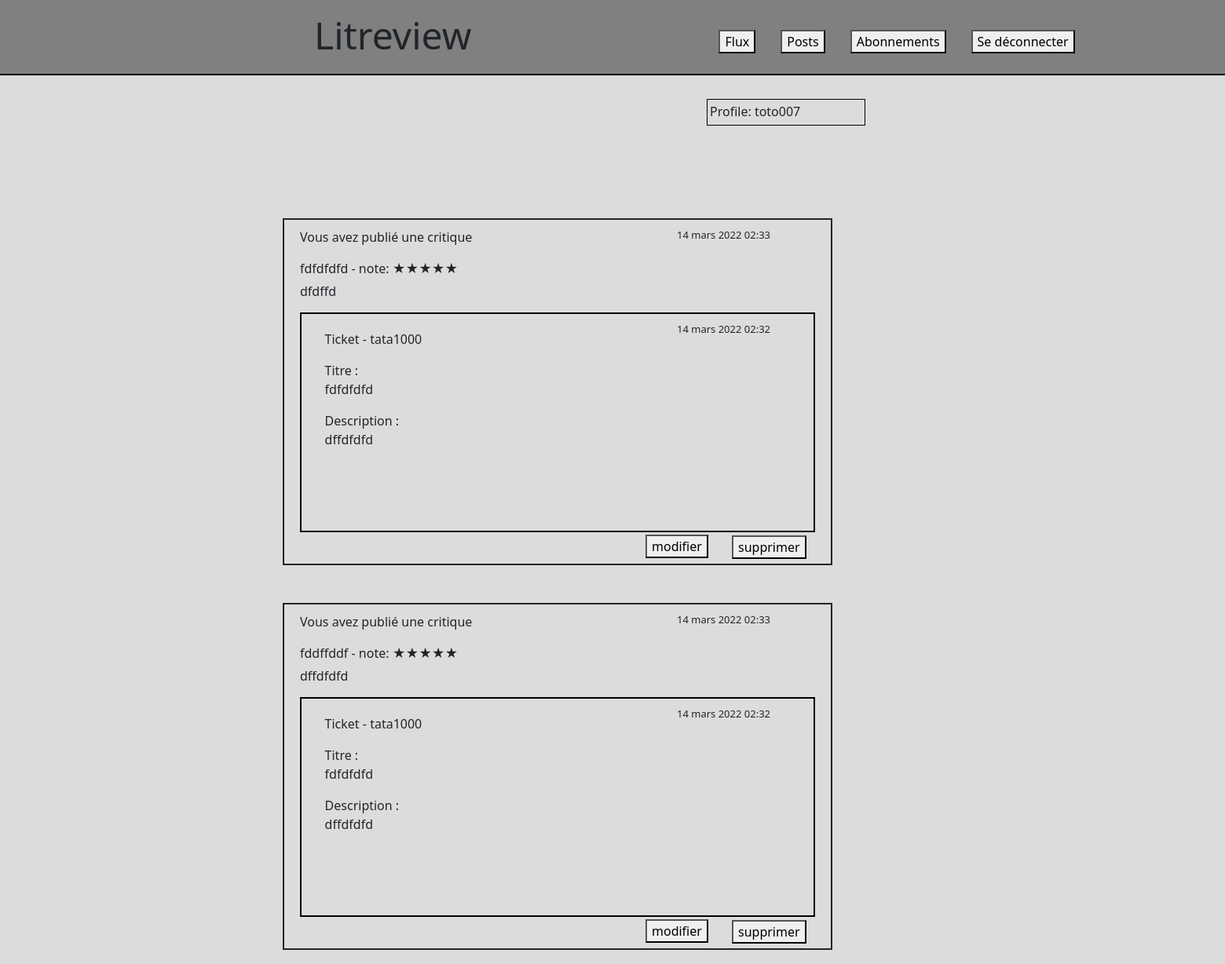
/flux/posts/ (signed in), run on an earlier commit of the app's database.
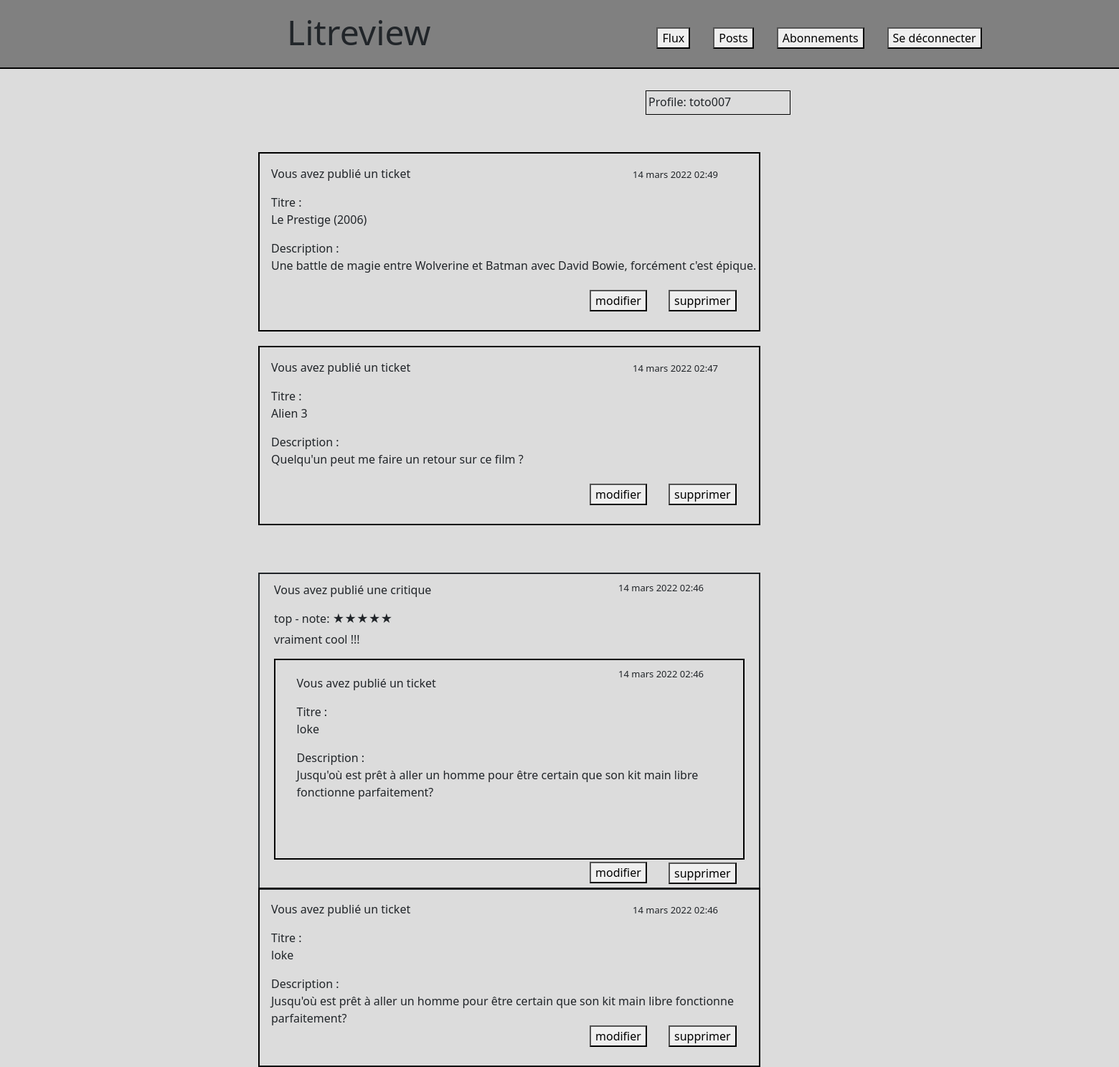
And on a later commit of the database.
### authentication/models.py (models this page shows)
class User(AbstractUser):
    pass

### litreview/models.py (models this page shows, shortened)
class Review(models.Model):
    ticket = models.ForeignKey(Ticket, on_delete=models.CASCADE)
    rating = models.PositiveSmallIntegerField(validators=[MinValueValidator(0), MaxValueValidator(5)])
    user = models.ForeignKey(settings.AUTH_USER_MODEL, on_delete=models.CASCADE)
    headline = models.CharField(max_length=128)
    body = models.TextField(max_length=8192, blank=True)
    time_created = models.DateTimeField(auto_now_add=True)
    answer_review = models.BooleanField(default=False)

class Ticket(models.Model):
    title = models.CharField(max_length=128)
    description = models.TextField(max_length=128)
    user = models.ForeignKey(settings.AUTH_USER_MODEL, on_delete=models.CASCADE)
    time_created = models.DateTimeField(auto_now_add=True)
    answer_review = models.BooleanField(default=False)

### litreview/views.py (the view, shortened to what this page needs)
# urls.py: path('posts/', PostUserListView.as_view(), name='litreview-posts'),
class PostUserListView(LoginRequiredMixin, ListView):
    template_name = 'litreview/postuser.html'
    success_url = reverse_lazy('litreview-posts')
    def get_queryset(self):
        user_review = Review.objects.filter(user=self.request.user)
        user_ticket = Ticket.objects.filter(user=self.request.user)
        posts = sorted(chain(user_review, user_ticket), key=lambda post: post.time_created, reverse=True)
        qs = [{ContentType.objects.get_for_model(type(x)).name: x} for x in posts]
        return qs

### litreview/templates/litreview/postuser.html (shortened to what this page needs)
{% extends "litreview/base.html" %}
{% block content %}
    {% for obj in object_list %}
        {% if obj.ticket %}
            <div class="ticket-flux">
                {% include 'litreview/ticket.html' %}
                <div class="btn-modified-delete-ticket">
                    <div><a href="{% url 'litreview-modifiedticket' obj.ticket.id %}">
                        <button class="modified-btn-ticket" type="button">modifier</button></a>
                    </div>
                    <div>
                        <form method="POST">
                            <button class="delete-btn-ticket" type="submit" name="delete-ticket"
                                    value="{{ obj.ticket.id }}">supprimer</button>
                        </form>
                    </div>
                </div>
            </div>
        {% elif obj.review %}
            <div class="review-main-posts">
                {% include 'litreview/review.html' %}
                    <div class="btn-modificationpost">
                        <div class ="btn-modified-post">
                            <a href="{% url 'litreview-modifiedanswercritique' obj.review.id %}">
                            <button  type="button">modifier</button></a>
                        </div>
                        <div class ="btn-delete-post">
                            <form method="POST">
                                <button  type="submit" name="delete-review"
                                         value="{{ obj.review.id }}">supprimer</button>
                            </form>
                        </div>
                    </div>
            </div>
        {% endif %}
    {% endfor %}
{% endblock %}

### litreview/templates/litreview/base.html (shortened to what this page needs)
{% load static %}
<!DOCTYPE html>
<html lang="en">
<head>
    <link rel="stylesheet" type="text/css" href="{% static 'authentication/style.css' %}">
    <link href="https://cdn.jsdelivr.net/npm/bootstrap@5.1.3/dist/css/bootstrap.min.css" rel="stylesheet">
</head>
<body>
    {% if user.is_authenticated %}
        {% block nav %}
            {% include 'litreview/listnav.html' %}
        {% endblock %}
    {% else %}
        <header>
            <h1 id="name-site">Litreview</h1>
        </header>
    {% endif %}
    <div class = "content">
        {% block content %}
        <div class="profile">
            <p>Profile: {{user.username}}</p>
        </div>
        {% endblock %}
    </div>
</body>
</html>

### litreview/templates/litreview/listnav.html
{% extends "litreview/base.html" %}
{% block nav %}
<header>
    <h1 id="name-site">Litreview</h1>
    <div id="nav-head">
        <ol class="nav-list-main">
          <li class = "nav-list-head">
              <div ><a href="{% url 'litreview-flux' %}">
              <button class= "button-connexion" type="button">Flux</button></a>
              </div>
          </li>
          <li class = "nav-list-head">
              <div ><a href="{% url 'litreview-posts' %}">
              <button class= "button-connexion" type="button">Posts</button></a>
              </div>
          </li>
          <li class = "nav-list-head">
              <div ><a href="{% url 'litreview-Abonnement' %}">
              <button class= "button-connexion" type="button">Abonnements</button></a>
              </div>
          </li>
          <li class = "nav-list-head">
              <div ><a href="{% url 'logout-user' %}">
              <button class= "button-connexion" type="button">Se déconnecter</button></a>
              </div>
          </li>
        </ol>
    </div>
</header>
{% endblock %}

### litreview/templates/litreview/ticket.html
{% block content %}
    <div class="ticket-user">
        {% if user.username == obj.ticket.user.username %}
            <p>Vous avez publié un ticket</p>
        {% else %}
            <p> {{obj.ticket.user.username}} a publié une critique</p>
        {% endif %}
        <div class="ticket-title-post">Titre : <p>{{ obj.ticket.title }}</p></div>
        <div class="ticket-description-post">Description :<p>{{ obj.ticket.description}}</p></div>
        <div class="ticket-post-time"><p>{{ obj.ticket.time_created }}</p></div>
    </div>
{% endblock %}

### litreview/templates/litreview/review.html
{% block content %}
  <div class="reviewflux">
      {% if user.username == obj.review.user.username %}
          <div class="review-user-flux"><p> Vous avez publié une critique</p></div>
      {% else %}
          <div class="review-user-flux"><p> {{obj.review.user.username}} a publié une critique</p></div>
      {% endif %}
      <div class="head-review-posts">
          <span>{{ obj.review.headline }} - note:
          {% if obj.review.rating == 1 %}
              <span>★</span>
          {% elif obj.review.rating == 2  %}
              <span>★★</span>
          {% elif obj.review.rating == 3  %}
              <span>★★★</span>
          {% elif obj.review.rating == 4  %}
              <span>★★★★</span>
          {% elif obj.review.rating == 5  %}
              <span>★★★★★</span>
          {% endif %}
      </span>
      </div>
          <div class="body-review-flux">{{ obj.review.body }}</div>
          <div class="post-time-review">{{ obj.review.time_created }}</div>
          <div class="review-ticket">
              {% if user.username == obj.review.ticket.user.username %}
                  <div class="review-user-flux" ><p>Vous avez publié un ticket</p></div>
              {% else %}
                  <div class="review-user-flux" ><p>Ticket - {{obj.review.ticket.user.username}}</p></div>
              {% endif %}
              <div class="titlepost">Titre : <p>{{ obj.review.ticket.title }}</p></div>
              <div class="descriptionpost">Description :<p>{{ obj.review.ticket.description}}</p></div>
              <div class="post-time"><p>{{ obj.review.ticket.time_created }}</p></div>
          </div>
    </div>
{% endblock %}

### authentication/static/authentication/style.css (style rules this page uses)
body { background-color: gainsboro !important;; }
ol { list-style-type: none; display:flex; position: relative; left: 700px; }
header { display:flex; padding-top: 1rem; border-bottom:2px solid black; background-color: grey; }
li { padding : 1rem; }
#name-site { position: relative; left: 400px; }
.button-connexion { position:relative; top:6px; left:320px; }
.nav-list-main { left:347px; }
#name-site { font-size:3rem; }
.review-main-posts { width: 700px; position: relative; left: 360px; top: 100px; margin-block:3em; margin-bottom:15px; height:442px; border-top-style: solid; border-top-width: 2px; border-left-style: solid; border-left-width: 2px; border-right-style: solid; border-right-width: 2px; border-bottom-style: solid; border-bottom-width: 2px; }
.btn-modificationpost { position: relative; }
.btn-delete-post { position : relative; left:570px; top:-26px; }
.btn-modified-post { position : relative; left:460px; top:3px; }
.btn-modified-delete-ticket { display:flex; left: 120px;ticket-user }
.modified-btn-ticket { position:absolute; top:190px; left:460px; }
.delete-btn-ticket { position:absolute; top:190px; left:570px; }
.post-time { position: absolute; top: 130px; left: 500px; font-size:13px; }
.ticket-post-time { position : absolute; top: 20px; left: 520px; font-size:13px; width:200px; }
.post-time-review { position: absolute; top: 10px; left: 500px; font-size:13px; }
.head-review-posts { left: 20px; top: 10px; position: relative; }
.body-review-flux { left: 20px; top: 15px; position: relative; }
.descriptionpost { word-wrap: break-word; }
.titlepost { left:20px; top:10px; position: relative; }
.ticket-title-post { left:20px; top:10px; }
.review-user-flux { left:20px; top:10px; position: relative; }
.descriptionpost { left:20px; top:10px; position: relative; }
.ticket-description-post { left:20px; top:10px; }
.profile { left: 900px; top: 30px; width:202px; height:34px; position: relative; border:1px solid black; padding-top:3px; padding-left:3px; }
.review-ticket { border:2px solid black; margin-left:20px; margin-right:20px; height:280px; margin-top:30px; padding-top:0.6em; padding-left:0.6em; }
.ticket-user { padding-top:1em; padding-left:1em; position : absolute; }
.ticket-flux { position:relative; border:2px solid black; left:360px; top:82px; width:700px; height:250px; margin-bottom:20px; }

What changed in the data, as far as the page shows it:
removed Review: shows "Vous avez publié une critique", review.headline "fdfdfdfd", review.body "dfdffd", review.time_created "14 mars 2022 02:33", review.ticket.user.username "tata1000", review.ticket "fdfdfdfd", review.ticket.description "dffdfdfd", review.ticket.time_created "14 mars 2022 02:32", {{ obj.review.id }} 212 (drawn)
removed Review: shows "Vous avez publié une critique", review.headline "fddffddf", review.body "dffdfdfd", review.time_created "14 mars 2022 02:33", review.ticket.user.username "tata1000", review.ticket "fdfdfdfd", review.ticket.description "dffdfdfd", review.ticket.time_created "14 mars 2022 02:32", {{ obj.review.id }} 211 (drawn)
added Ticket: shows "Vous avez publié un ticket", ticket "Le Prestige (2006)", ticket.description "Une battle de magie entre Wolverine et Batman avec David Bowie, forcément c'est épique.", ticket.time_created "14 mars 2022 02:49", {{ obj.ticket.id }} 252 (drawn)
added Ticket: shows "Vous avez publié un ticket", ticket "Alien 3", ticket.description "Quelqu'un peut me faire un retour sur ce film ?", ticket.time_created "14 mars 2022 02:47", {{ obj.ticket.id }} 251 (drawn)
added Review: shows "Vous avez publié une critique", review.headline "top", review.body "vraiment cool !!!", review.time_created "14 mars 2022 02:46", shows "Vous avez publié un ticket", review.ticket "loke", review.ticket.description "Jusqu'où est prêt à aller un homme pour être certain que son kit main libre fonctionne parfaitement?", review.ticket.time_created "14 mars 2022 02:46", {{ obj.review.id }} 213 (drawn)
added Ticket: shows "Vous avez publié un ticket", ticket "loke", ticket.description "Jusqu'où est prêt à aller un homme pour être certain que son kit main libre fonctionne parfaitement?", ticket.time_created "14 mars 2022 02:46", {{ obj.ticket.id }} 250 (drawn)
